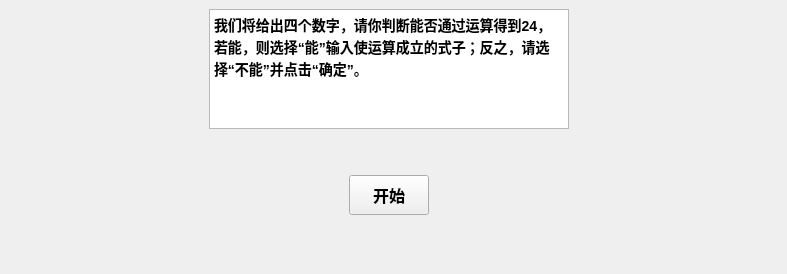
         <widget class="QWidget" name="innerstack_page1">
          <property name="sizePolicy">
           <sizepolicy hsizetype="Preferred" vsizetype="Preferred">
            <horstretch>0</horstretch>
            <verstretch>0</verstretch>
           </sizepolicy>
          </property>
          <widget class="QWidget" name="horizontalWidget" native="true">
           <property name="geometry">
            <rect>
             <x>0</x>
             <y>0</y>
             <width>778</width>
             <height>265</height>
            </rect>
           </property>
           <layout class="QHBoxLayout" name="horizontalLayout_4">
            <item>
             <spacer name="horizontalSpacer_4">
              <property name="orientation">
               <enum>Qt::Orientation::Horizontal</enum>
              </property>
              <property name="sizeType">
               <enum>QSizePolicy::Policy::Fixed</enum>
              </property>
              <property name="sizeHint" stdset="0">
               <size>
                <width>200</width>
                <height>20</height>
               </size>
              </property>
             </spacer>
            </item>
            <item>
             <widget class="QWidget" name="innerrule" native="true">
              <layout class="QVBoxLayout" name="verticalLayout_5">
               <item>
                <widget class="QTextBrowser" name="normgamerule">
                 <property name="maximumSize">
                  <size>
                   <width>16777215</width>
                   <height>120</height>
                  </size>
                 </property>
                 <property name="markdown">
                  <string>**我们将给出四个数字，请你判断能否通过运算得到24，若能，则选择“能”输入使运算成立的式子；反之，请选择“不能”并点击“确定”。**

</string>
                 </property>
                 <property name="html">
                  <string>&lt;!DOCTYPE HTML PUBLIC &quot;-//W3C//DTD HTML 4.0//EN&quot; &quot;http://www.w3.org/TR/REC-html40/strict.dtd&quot;&gt;
&lt;html&gt;&lt;head&gt;&lt;meta name=&quot;qrichtext&quot; content=&quot;1&quot; /&gt;&lt;meta charset=&quot;utf-8&quot; /&gt;&lt;style type=&quot;text/css&quot;&gt;
p, li { white-space: pre-wrap; }
hr { height: 1px; border-width: 0; }
li.unchecked::marker { content: &quot;\2610&quot;; }
li.checked::marker { content: &quot;\2612&quot;; }
&lt;/style&gt;&lt;/head&gt;&lt;body style=&quot; font-family:'Microsoft YaHei UI'; font-size:9pt; font-weight:400; font-style:normal;&quot;&gt;
&lt;p style=&quot; margin-top:0px; margin-bottom:0px; margin-left:0px; margin-right:0px; -qt-block-indent:0; text-indent:0px;&quot;&gt;&lt;span style=&quot; font-size:large; font-weight:700;&quot;&gt;我们将给出四个数字，请你判断能否通过运算得到24，若能，则选择“能”输入使运算成立的式子；反之，请选择“不能”并点击“确定”。&lt;/span&gt;&lt;/p&gt;&lt;/body&gt;&lt;/html&gt;</string>
                 </property>
                </widget>
               </item>
               <item>
                <widget class="QWidget" name="horizontalWidget" native="true">
                 <property name="minimumSize">
                  <size>
                   <width>0</width>
                   <height>30</height>
                  </size>
                 </property>
                 <layout class="QHBoxLayout" name="horizontalLayout_6">
                  <item>
                   <spacer name="horizontalSpacer_8">
                    <property name="orientation">
                     <enum>Qt::Orientation::Horizontal</enum>
                    </property>
                    <property name="sizeType">
                     <enum>QSizePolicy::Policy::Fixed</enum>
                    </property>
                    <property name="sizeHint" stdset="0">
                     <size>
                      <width>40</width>
                      <height>20</height>
                     </size>
                    </property>
                   </spacer>
                  </item>
                  <item>
                   <widget class="QPushButton" name="normstart">
                    <property name="sizePolicy">
                     <sizepolicy hsizetype="Preferred" vsizetype="Fixed">
                      <horstretch>0</horstretch>
                      <verstretch>0</verstretch>
                     </sizepolicy>
                    </property>
                    <property name="minimumSize">
                     <size>
                      <width>80</width>
                      <height>40</height>
                     </size>
                    </property>
                    <property name="maximumSize">
                     <size>
                      <width>80</width>
                      <height>40</height>
                     </size>
                    </property>
                    <property name="font">
                     <font>
                      <pointsize>12</pointsize>
                      <bold>true</bold>
                     </font>
                    </property>
                    <property name="text">
                     <string>开始</string>
                    </property>
                   </widget>
                  </item>
                  <item>
                   <spacer name="horizontalSpacer_9">
                    <property name="orientation">
                     <enum>Qt::Orientation::Horizontal</enum>
                    </property>
                    <property name="sizeType">
                     <enum>QSizePolicy::Policy::Fixed</enum>
                    </property>
                    <property name="sizeHint" stdset="0">
                     <size>
                      <width>40</width>
                      <height>20</height>
                     </size>
                    </property>
                   </spacer>
                  </item>
                 </layout>
                </widget>
               </item>
              </layout>
             </widget>
            </item>
            <item>
             <spacer name="horizontalSpacer_5">
              <property name="orientation">
               <enum>Qt::Orientation::Horizontal</enum>
              </property>
              <property name="sizeType">
               <enum>QSizePolicy::Policy::Fixed</enum>
              </property>
              <property name="sizeHint" stdset="0">
               <size>
                <width>200</width>
                <height>20</height>
               </size>
              </property>
             </spacer>
            </item>
           </layout>
          </widget>
         </widget>
